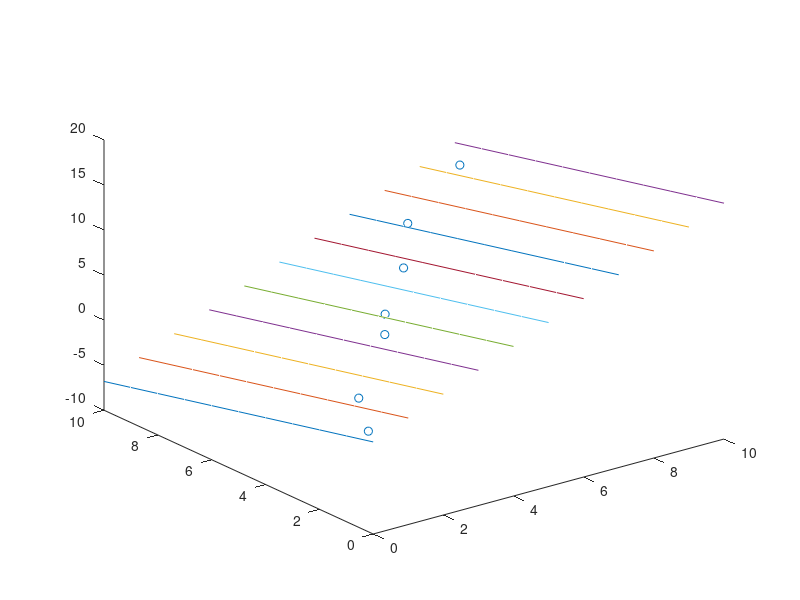

Write the MATLAB code that produced this figure.
clear all;
x = [0.40 1.2 3.4 4.1 5.7 7.2 9.3];
y = [0.70 2.1 4.0 4.9 6.3 8.1 8.9];
z = [0.031 0.933 3.058 3.349 4.870 5.757 8.921];
A = [0 0 0; 0 0 0; 0 0 0];
b = [0 0 0]';
n = length(x);

sum_xx = 0;
sum_yy = 0;
sum_xy = 0;
sum_xz = 0;
sum_yz = 0;
sum_x = 0;
sum_y = 0;
sum_z = 0;

for i = 1:n
    sum_xx = sum_xx + x(i)*x(i); 
    sum_yy = sum_yy + y(i)*y(i);
    sum_xy = sum_xy + x(i)*y(i);
    sum_xz = sum_xz + x(i)*z(i);
    sum_yz = sum_yz + y(i)*z(i);
    sum_x = sum_x + x(i);
    sum_y = sum_y + y(i);
    sum_z = sum_z + z(i);
end

A(1, 1) = sum_xx;
A(1, 2) = sum_xy;
A(1, 3) = sum_x;
A(2, 1) = sum_xy;
A(2, 2) = sum_yy;
A(2, 3) = sum_y;
A(3, 1) = sum_x;
A(3, 2) = sum_y;
A(3, 3) = n;

b(1) = sum_xz;
b(2) = sum_yz;
b(3) = sum_z;

xx = linsolve(A, b);

[X, Y] = meshgrid(0:1:10);
Z = xx(1).*X + xx(2).*Y + xx(3);
plot3(X, Y, Z);
hold on;
scatter3(x, y, z);
